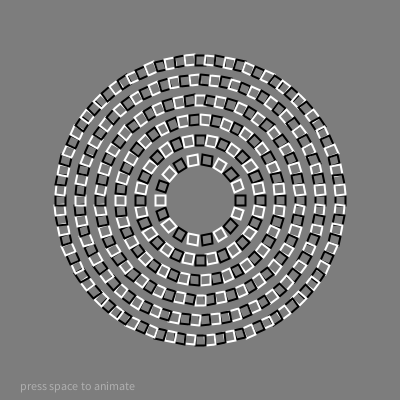
Frame 1 (no input)
Frame 60 (the mouse pressed at the canvas centre just before this capture): identical to frame 1, image omitted
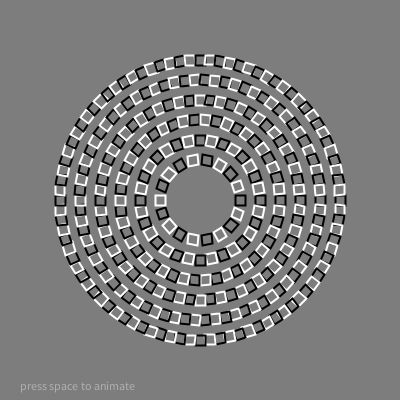
Frame 120 (the mouse held since frame 60 and released just before this capture)

The Processing sketch that drew these frames (run headless with seeded random() and noise(); from frame 60 on, the mouse is pressed at the canvas centre):

// Processing sketch: processing_68964
// ── processing_68964.pde

// Circle of Squares illusion
// by Jonathan Bobrow

// Really liked this optical illusion I saw the other day, 
// so I thought I would recreate it and allow myself to understand 
// the sweetspot of the illusion, as well as see what other kinds 
// of illusions could arrise from changing parameters.  

// Please explore and change the number of rings, density of squares, colors...

// NOTE: the illusion is not an original creation, but this code is 100% from my finger tips
//       in interest of learning more about illusions and in search of more! "question everything" 

// Inspiration http://blogs.discovermagazine.com/badastronomy/2009/08/18/square-circle-spiral/
//
// maybe this is next on the list:
// http://blog.ted.com/2009/06/25/amazing_illusio/

ArrayList circles;
int numRings = 6;

boolean bAnimate = false;
boolean bCircles = false;

int increment = 0;

void setup(){
  size(400,400);
  smooth();
  
  circles = new ArrayList();
  
  // create n rings of squares
  for(int i=0; i<numRings; i++){
    Circle c = new Circle(40 + 20*i, 18 + 14*i);    // tighter than the original
    c.setPosition(width/2,height/2);
    circles.add( c );
  }
}

void draw(){
  background(125);
  
  if(bCircles){
    stroke(175);
    noFill();
    for(int i=0; i<circles.size(); i++){
        int dim = 110 + 80*i;
        ellipse(width/2, height/2, dim, dim);
    }
  }
    
  if(bAnimate)            // in case you want to see the circles rotate, it adds another layer
    rotateCircles();
  
  for(int i=0; i<circles.size(); i++){
    Circle c = (Circle) circles.get(i);
    int direction = i%2==0 ? -1 : 1;
    c.rotateSquares(direction*PI*mouseX/width);
    c.display();
  }
  
  // some instructions to help yall
  fill(175);
  text("press space to animate", 20, 390);
}

void rotateCircles(){
  
  increment++;
  
  for(int i=0; i<circles.size(); i++){
    Circle c = (Circle) circles.get(i);
    int direction = i%2==0 ? -1 : 1;
    c.setRotation(direction*PI*increment/1000.f);
  }
}

void keyPressed(){
  if( key == ' ' )
    bAnimate = !bAnimate;
  if( key == 'c' )
    bCircles = !bCircles;
}

//-------------------------------------------------------------------------------------
// create circles with properties such as radius, position, rotation
class Circle{
  
 ArrayList squares;
 vec2D position;
 float rotation = 0.f;
  
 Circle(int radius){
   
   squares = new ArrayList();
   position = new vec2D();
   
   int numSquares = (int)(radius * 5/16.f);
   
   for(int i=0; i<numSquares; i++){
     Square s = new Square();
     float angle = TWO_PI*i/(float)numSquares;
     s.setPosition( radius*cos(angle), radius*sin(angle));
     s.setColor(i%2==0 ? 0 : 255 );
     //s.setRotation(angle);
     squares.add( s );
   }
 } 
  
  
 Circle(int radius, int numSquares){
   
   squares = new ArrayList();
   position = new vec2D();
   
   for(int i=0; i<numSquares; i++){
     Square s = new Square();
     float angle = TWO_PI*i/(float)numSquares;
     s.setPosition( radius*cos(angle), radius*sin(angle));
     s.setColor(i%2==0 ? 0 : 255 );
     squares.add( s );
   }
 }
 
 void setPosition(float _x, float _y){
   position.x = _x;
   position.y = _y;
 }
 
 void setRotation(float a){
   rotation = a;
 }
 
 void rotateSquares(float a){
   for(int i=0; i<squares.size(); i++){
     Square s = (Square) squares.get(i);
     float angle = TWO_PI*i/(float)squares.size();
     s.rotation = a + angle; 
   }
 }
 
 void update(){
 }
 
 void display(){
   
   pushMatrix();
     translate(position.x, position.y);
     rotate(rotation);
     for(int i=0; i<squares.size(); i++){
       Square s = (Square) squares.get(i);
       s.display();
     }
   popMatrix();
 }
  
}

//-------------------------------------------------------------------------------------
// create squares with properties such as size, position, rotation, and colour
class Square{
 
  float side;
  vec2D position;
  float rotation;
  color colour;
  
 Square(){
   side = 10.f;
   position = new vec2D();
   colour = color(255,255,255);
   rotation = 0.f;
 }

 Square(float s){
   side = s;
   position = new vec2D();
   colour = color(255,255,255);
   rotation = 0.f;
 }
 
 void setPosition(float _x, float _y){
   position.x = _x;
   position.y = _y;
 }
 
 void setColor(int v){
   colour = color(v,v,v);  // kind of looks like a nest of baby owls :)
 }
 
 void setColor(int r, int g, int b){
   colour = color(r,g,b);
 }
 
 void setRotation(float a){
   rotation = a;
 }
 
 void update(){
 }
 
 void display(){
   pushMatrix();
     stroke(colour);
     strokeWeight(2);
     noFill();
     translate(position.x, position.y);
     rotate(rotation);
     rect(-side/2.f, -side/2.f, side, side); 
   popMatrix();
 }
  
}

//-------------------------------------------------------------------------------------
// keeps things like position a little more organized
class vec2D{
  float x = 0.f;
  float y = 0.f;
  
  vec2D(){
  }
  
  vec2D(float _x, float _y){
    this.x = _x;
    this.y = _y;
  }
}
